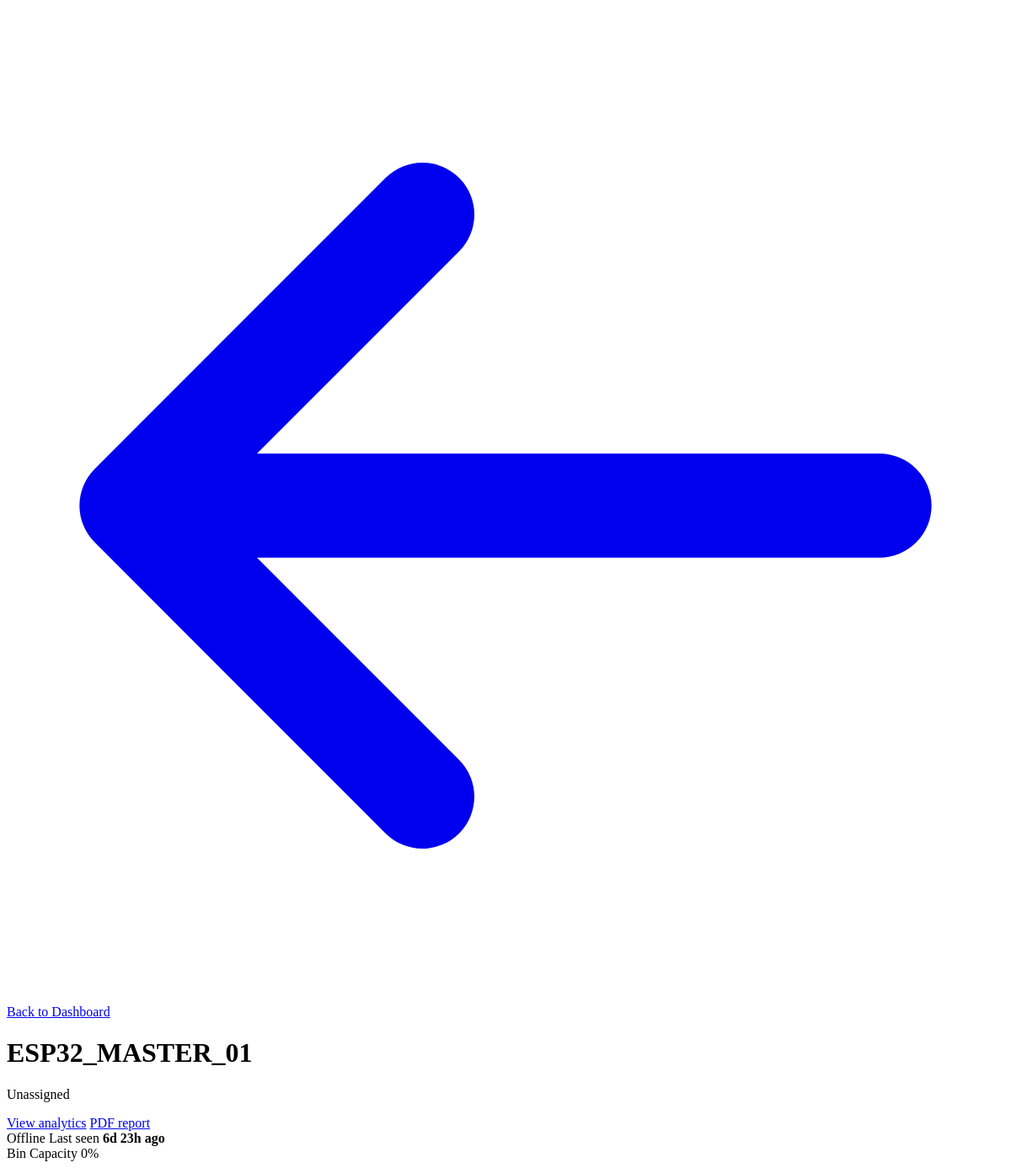
The page /device/1/header-live/ (signed in) on the database as committed earlier.
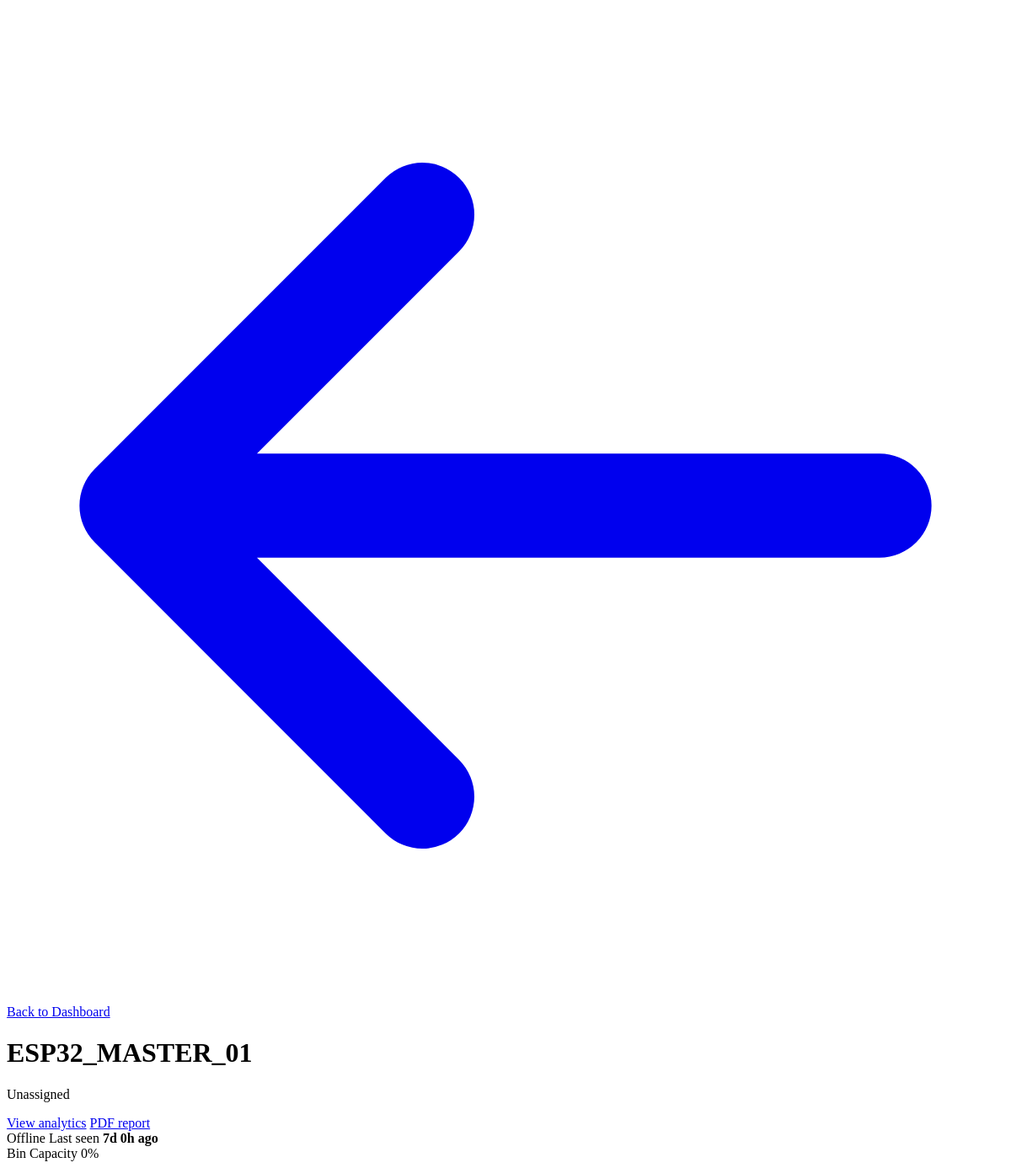
The same page on the database as committed later.
### home/models.py (models this page shows, shortened)
class SmartBin(models.Model):
    ALERT_CHOICES = [
        ('NOMINAL', 'Nominal Secure'),
        ('BIN_FULL', 'Critical Warning: Bin Full'),
        ('METAL', 'Sharps Alert: Metal Found'),
    ]
    device_id = models.CharField(max_length=50, unique=True)
    location_name = models.CharField(max_length=100)
    system_name = models.CharField(max_length=100, default='Smart Biomedical Waste Bin')
    system_version = models.CharField(max_length=40, blank=True, default='')
    mac_address = models.CharField(max_length=32, blank=True, default='')
    wifi_ssid = models.CharField(max_length=64, blank=True, default='')
    ip_address = models.CharField(max_length=45, blank=True, default='')
    fill_level = models.IntegerField(default=0)
    gas_value = models.IntegerField(default=0)
    alert_status = models.CharField(max_length=20, choices=ALERT_CHOICES, default='NOMINAL')
    last_seen = models.DateTimeField(auto_now=True)
    temperature = models.FloatField()
    elementTemp = models.FloatField()
    humidity = models.FloatField()
    metal = models.BooleanField()
    uv = models.BooleanField()
    heater = models.BooleanField()
    lid = models.BooleanField()
    binFull = models.BooleanField()
    interlock = models.BooleanField()
    binLevel = models.FloatField()
    heaterState = models.BooleanField(default=False)
    uvState = models.BooleanField(default=False)
    lidState = models.IntegerField(default=0)
    limitClosed = models.BooleanField(default=False)
    irDetected = models.BooleanField(default=False)
    pending_command = models.CharField(max_length=50, blank=True, null=True, default=None)
    COMMAND_STATUS_CHOICES = [
        ('NONE', 'No command sent'),
        ('PENDING', 'Sent — awaiting device confirmation'),
        ('ACKED', 'Confirmed applied by device'),
        ('TIMEOUT', 'No confirmation received in time'),
    ]
    last_command = models.CharField(max_length=50, blank=True, null=True, default=None)
    last_command_status = models.CharField(max_length=10, choices=COMMAND_STATUS_CHOICES, default='NONE')
    last_command_time = models.DateTimeField(blank=True, null=True)
    class Meta:
        ordering = ['-last_seen']
    @property
    def is_online(self):
        return timezone.now() - self.last_seen < timedelta(seconds=12)
    @property
    def duration_status(self):
        diff = timezone.now() - self.last_seen
        hours = diff.seconds // 3600
        minutes = (diff.seconds % 3600) // 60
        if diff.days > 0:
            return f"{diff.days}d {hours}h ago"

### home/views.py (the view)
# urls.py: path('device/<int:bin_id>/header-live/', views.device_header_fragment, name='device_header_fragment'),
@login_required(login_url='auth_view')
def device_header_fragment(request, bin_id):
    smart_bin = _resolve_command_status(get_object_or_404(SmartBin, id=bin_id))
    return render(request, 'home/_device_header.html', {'bin': smart_bin})

### home/views.py (called while the page is built)
def _resolve_command_status(smart_bin):
    if smart_bin.last_command_status == 'PENDING' and smart_bin.last_command_time:
        elapsed = (timezone.now() - smart_bin.last_command_time).total_seconds()
        if elapsed > COMMAND_TIMEOUT_SECONDS:
            smart_bin.last_command_status = 'TIMEOUT'
            smart_bin.save(update_fields=['last_command_status'])
    return smart_bin

### templates/home/_device_header.html (shortened to what this page needs)
<div class="p-6 flex flex-col md:flex-row md:items-center md:justify-between gap-4">
                <div class="space-y-1.5">
                    <a href="{% url 'dashboard_home' %}" class="inline-flex items-center space-x-1.5 text-xs font-bold text-[#005f53] hover:text-[#00463d] uppercase tracking-wider transition">
                        <svg class="w-4 h-4" fill="none" stroke="currentColor" stroke-width="2.5" viewBox="0 0 24 24">
                            <path stroke-linecap="round" stroke-linejoin="round" d="M10 19l-7-7m0 0l7-7m-7 7h18"></path>
                        </svg>
                        <span>Back to Dashboard</span>
                    </a>
                    <h1 class="text-3xl font-extrabold text-gray-900 tracking-tight font-mono">{{ bin.device_id }}</h1>
                    <p class="text-sm text-gray-500 font-medium">{{ bin.location_name }}</p>
                    <div class="flex flex-wrap gap-2 pt-2">
                        <a href="#analytics" class="inline-flex items-center px-3 py-2 rounded-lg bg-emerald-50 text-emerald-800 text-xs font-bold border border-emerald-200">View analytics</a>
                        <a href="{% url 'device_report_pdf' bin.id %}?days={{ days }}" class="inline-flex items-center px-3 py-2 rounded-lg bg-[#064e3b] text-white text-xs font-bold">PDF report</a>
                    </div>
                </div>
                <div class="flex md:flex-col justify-between items-center md:items-end gap-2 border-t md:border-t-0 pt-4 md:pt-0 border-gray-100">
                    {% if bin.is_online %}
                        <span class="inline-flex items-center px-3 py-1 rounded-full text-xs font-bold bg-emerald-50 text-emerald-700 border border-emerald-200 uppercase tracking-wider">
                            <span class="w-2 h-2 bg-emerald-500 rounded-full mr-2 animate-pulse"></span>Online
                        </span>
                    {% else %}
                        <span class="inline-flex items-center px-3 py-1 rounded-full text-xs font-bold bg-rose-50 text-rose-700 border border-rose-200 uppercase tracking-wider">
                            Offline
                        </span>
                    {% endif %}
                    <span class="text-xs text-gray-400 font-semibold uppercase tracking-wider">
                        Last seen <strong class="text-gray-600 font-mono normal-case">{{ bin.duration_status }}</strong>
                    </span>
                </div>
            </div>
            <div class="px-6 pb-5 pt-1">
                <div class="flex items-baseline justify-between mb-1.5">
                    <span class="text-[11px] font-bold uppercase tracking-widest text-gray-400">Bin Capacity</span>
                    <span class="text-sm font-mono font-bold {% if bin.fill_level > 85 %}text-rose-600{% elif bin.fill_level > 50 %}text-amber-600{% else %}text-[#005f53]{% endif %}">{{ bin.fill_level|default:"0" }}%</span>
                </div>
            </div>

Rows that differ between the two databases and show on the page:
changed SmartBin "ESP32_MASTER_01": duration_status "6d 23h ago" → "7d 0h ago"
